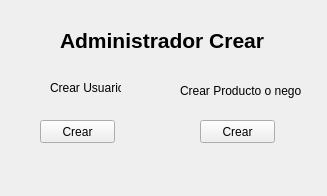
<?xml version="1.0" encoding="UTF-8"?>
<ui version="4.0">
 <class>opcioncrear</class>
 <widget class="QWidget" name="opcioncrear">
  <property name="geometry">
   <rect>
    <x>0</x>
    <y>0</y>
    <width>327</width>
    <height>196</height>
   </rect>
  </property>
  <property name="windowTitle">
   <string>Form</string>
  </property>
  <widget class="QLabel" name="labelTitulo">
   <property name="geometry">
    <rect>
     <x>60</x>
     <y>20</y>
     <width>211</width>
     <height>41</height>
    </rect>
   </property>
   <property name="font">
    <font>
     <pointsize>16</pointsize>
     <weight>75</weight>
     <bold>true</bold>
    </font>
   </property>
   <property name="text">
    <string>Administrador Crear</string>
   </property>
  </widget>
  <widget class="QPushButton" name="botonU">
   <property name="geometry">
    <rect>
     <x>40</x>
     <y>120</y>
     <width>75</width>
     <height>23</height>
    </rect>
   </property>
   <property name="text">
    <string>Crear</string>
   </property>
  </widget>
  <widget class="QPushButton" name="botonPN">
   <property name="geometry">
    <rect>
     <x>200</x>
     <y>120</y>
     <width>75</width>
     <height>23</height>
    </rect>
   </property>
   <property name="text">
    <string>Crear</string>
   </property>
  </widget>
  <widget class="QLabel" name="labelUsuario">
   <property name="geometry">
    <rect>
     <x>50</x>
     <y>80</y>
     <width>71</width>
     <height>16</height>
    </rect>
   </property>
   <property name="text">
    <string>Crear Usuario</string>
   </property>
  </widget>
  <widget class="QLabel" name="labelPro_Ne">
   <property name="geometry">
    <rect>
     <x>180</x>
     <y>80</y>
     <width>121</width>
     <height>21</height>
    </rect>
   </property>
   <property name="text">
    <string>Crear Producto o negocio</string>
   </property>
  </widget>
 </widget>
 <resources/>
 <connections/>
</ui>
